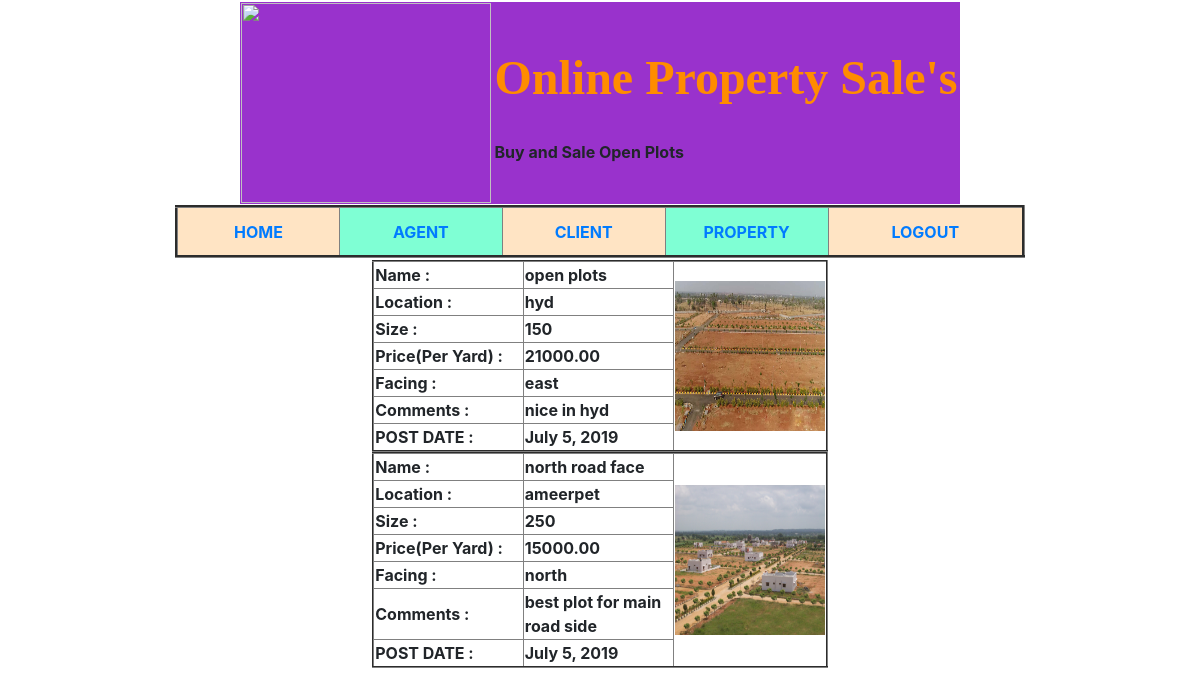
Page /osadmin/property/ (signed in) on the committed database.
### os_agent/models.py (models this page shows)
class Property(models.Model):
    no=models.AutoField(primary_key=True)
    agent=models.ForeignKey(Agent,on_delete=models.CASCADE)
    name=models.CharField(max_length=50)
    location=models.CharField(max_length=50)
    photo=models.ImageField(upload_to='property/')
    size=models.CharField(max_length=50)
    price=models.CharField(max_length=50)
    facing=models.CharField(max_length=50)
    status=models.CharField(max_length=50)
    comment=models.CharField(max_length=50)
    add_date=models.DateField(auto_now_add=True)
    sold_date=models.DateField(auto_now_add=True)

### os_admin/views.py (the view)
# urls.py: path('property/',views.propertyall),
def propertyall(request):
    qs = Property.objects.filter(status="post")
    return render(request, "os_admin_templates/propertyall.html", {"data": qs})

### templates/os_admin_templates/propertyall.html (shortened to what this page needs)
{% if request.session.status %}
<!doctype html>
{% load staticfiles %}
<html lang="en">
  <head>
    <link rel="stylesheet" href="https://stackpath.bootstrapcdn.com/bootstrap/4.3.1/css/bootstrap.min.css">
  </head>
  <body>
        <table align="center">
        <tr>
            <th>
                 {% include 'os_admin_templates/os_admin_menu.html' %}
            </th>
        </tr>
        <tr>
            <th>
               {% for x in data %}
                           <table align="center" border="2">
                               <tr>
                                   <th width="150">Name :</th> <th width="150">{{ x.name }}</th>
                                   <th rowspan="7"> <img src="{{ x.photo.url }}" width="150" height="150"></th>
                               </tr>
                               <tr><th width="150">Location :</th> <th width="150">{{ x.location }}</th></tr>
                               <tr><th width="150">Size :</th> <th width="150">{{ x.size }}</th></tr>
                               <tr><th width="150">Price(Per Yard) :</th> <th width="150">{{ x.price }}</th></tr>
                               <tr><th width="150">Facing :</th> <th width="150">{{ x.facing }}</th></tr>
                               <tr><th width="150">Comments :</th> <th width="150">{{ x.comment }}</th></tr>
                               <tr><th width="150">POST DATE :</th> <th width="150">{{ x.add_date }}</th></tr>
                           </table>
                           {% endfor %}
            </th>
        </tr>
    </table>
  </body>
</html>
{% else %}
    <center>
        <font color="red" size="5" face="Arial">
            <h1>Please Login</h1>
        </font>
    </center>
{% endif %}

### rows in the picture
Property: name "open plots", photo (picture), location "hyd", size "150", price "21000.00", facing "east", comment "nice in hyd", add_date "July 5, 2019"
Property: name "north road face", photo (picture), location "ameerpet", size "250", price "15000.00", facing "north", comment "best plot for main road side", add_date "July 5, 2019"
